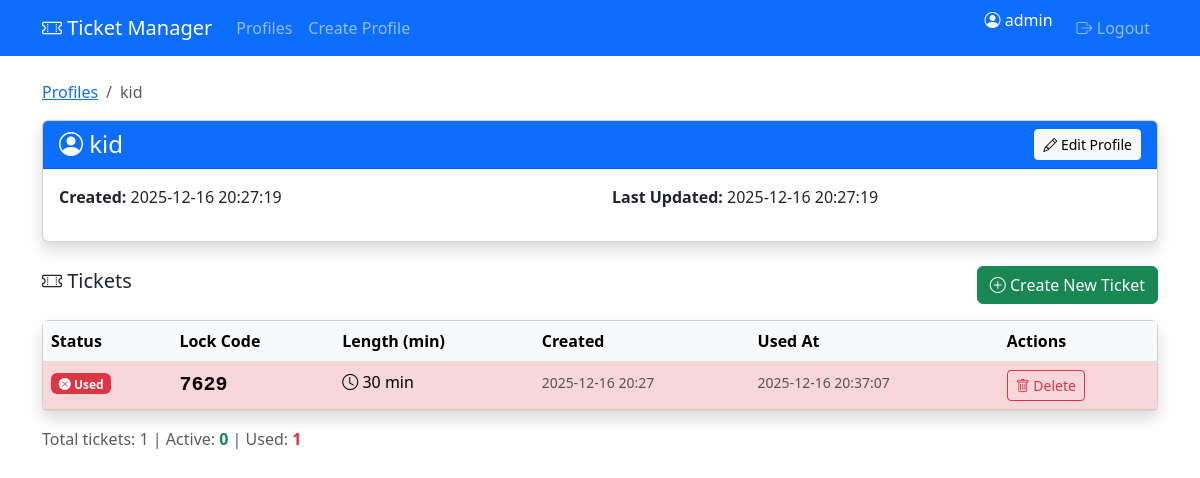
Before: /profiles/view/1 (signed in) with the older database file.
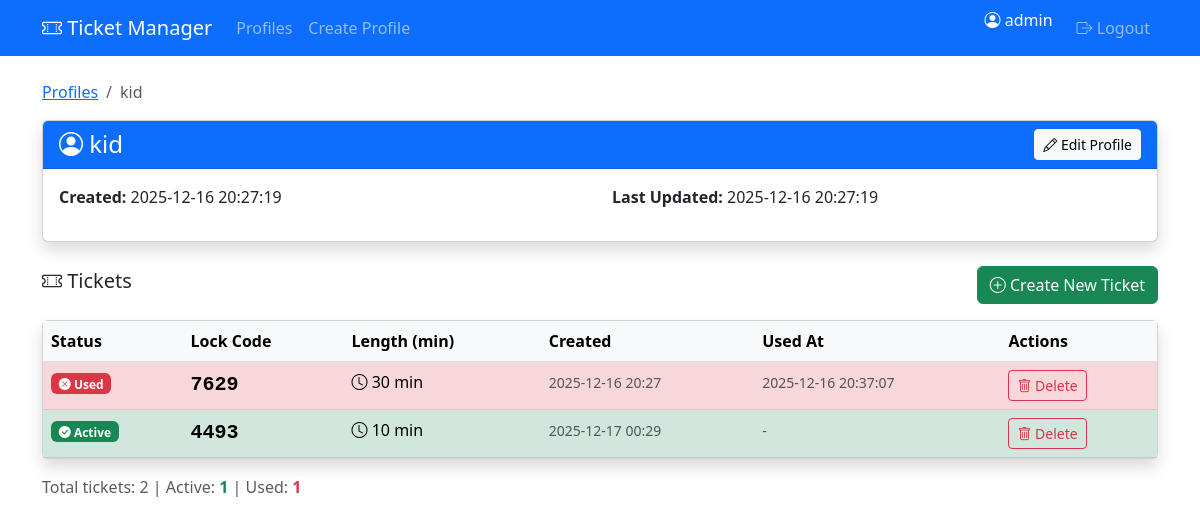
After: the same page with the newer database file.
### models.py (models this page shows, shortened)
class Profile(db.Model):
    __tablename__ = 'profiles'
    id = db.Column(db.Integer, primary_key=True)
    name = db.Column(db.String(100), unique=True, nullable=False)
    created_at = db.Column(db.DateTime, default=datetime.utcnow)
    updated_at = db.Column(db.DateTime, default=datetime.utcnow, onupdate=datetime.utcnow)
    tickets = db.relationship('Ticket', backref='profile', lazy=True, cascade='all, delete-orphan')

class Ticket(db.Model):
    __tablename__ = 'tickets'
    id = db.Column(db.Integer, primary_key=True)
    profile_id = db.Column(db.Integer, db.ForeignKey('profiles.id'), nullable=False)
    lock_code = db.Column(db.String(4), nullable=False, unique=True)
    length = db.Column(db.Integer, nullable=False)  # in minutes
    is_active = db.Column(db.Boolean, default=True)  # Green when True, Red when False
    used_at = db.Column(db.DateTime, nullable=True)  # When the ticket was used
    created_at = db.Column(db.DateTime, default=datetime.utcnow)

### controllers.py (the view)
@profile_bp.route('/view/<int:id>')
@login_required
def view_profile(id):
    profile = Profile.query.get_or_404(id)
    return render_template('profile_detail.html', profile=profile)

### controllers.py (called while the page is built)
def login_required(f):
    @wraps(f)
    def decorated_function(*args, **kwargs):
        if 'admin_id' not in session:
            flash('Please log in to access this page.', 'warning')
            return redirect(url_for('auth.login'))
        return f(*args, **kwargs)
    return decorated_function

### templates/profile_detail.html (shortened to what this page needs)
{% extends "base.html" %}
{% block content %}
<div class="row">
    <div class="col-12">
        <nav aria-label="breadcrumb">
            <ol class="breadcrumb">
                <li class="breadcrumb-item"><a href="{{ url_for('profile.list_profiles') }}">Profiles</a></li>
                <li class="breadcrumb-item active">{{ profile.name }}</li>
            </ol>
        </nav>
        <div class="card shadow mb-4">
            <div class="card-header bg-primary text-white">
                <div class="d-flex justify-content-between align-items-center">
                    <h4 class="mb-0">
                        <i class="bi bi-person-circle"></i> {{ profile.name }}
                    </h4>
                    <div>
                        <a href="{{ url_for('profile.edit_profile', id=profile.id) }}"
                           class="btn btn-light btn-sm">
                            <i class="bi bi-pencil"></i> Edit Profile
                        </a>
                    </div>
                </div>
            </div>
            <div class="card-body">
                <div class="row">
                    <div class="col-md-6">
                        <p><strong>Created:</strong> {{ profile.created_at.strftime('%Y-%m-%d %H:%M:%S') }}</p>
                    </div>
                    <div class="col-md-6">
                        <p><strong>Last Updated:</strong> {{ profile.updated_at.strftime('%Y-%m-%d %H:%M:%S') }}</p>
                    </div>
                </div>
            </div>
        </div>
        <div class="d-flex justify-content-between align-items-center mb-3">
            <h5><i class="bi bi-ticket-perforated"></i> Tickets</h5>
            <a href="{{ url_for('ticket.create_ticket', profile_id=profile.id) }}"
               class="btn btn-success">
                <i class="bi bi-plus-circle"></i> Create New Ticket
            </a>
        </div>
        {% if profile.tickets %}
        <div class="card shadow">
            <div class="card-body p-0">
                <div class="table-responsive">
                    <table class="table table-hover mb-0">
                        <thead class="table-light">
                            <tr>
                                <th>Status</th>
                                <th>Lock Code</th>
                                <th>Length (min)</th>
                                <th>Created</th>
                                <th>Used At</th>
                                <th>Actions</th>
                            </tr>
                        </thead>
                        <tbody>
                            {% for ticket in profile.tickets %}
                            <tr class="{% if ticket.is_active %}table-success{% else %}table-danger{% endif %}">
                                <td>
                                    {% if ticket.is_active %}
                                        <span class="badge bg-success">
                                            <i class="bi bi-check-circle-fill"></i> Active
                                        </span>
                                    {% else %}
                                        <span class="badge bg-danger">
                                            <i class="bi bi-x-circle-fill"></i> Used
                                        </span>
                                    {% endif %}
                                </td>
                                <td>
                                    <strong class="font-monospace fs-5">{{ ticket.lock_code }}</strong>
                                </td>
                                <td>
                                    <i class="bi bi-clock"></i> {{ ticket.length }} min
                                </td>
                                <td>
                                    <small class="text-muted">{{ ticket.created_at.strftime('%Y-%m-%d %H:%M') }}</small>
                                </td>
                                <td>
                                    {% if ticket.used_at %}
                                        <small class="text-muted">{{ ticket.used_at.strftime('%Y-%m-%d %H:%M:%S') }}</small>
                                    {% else %}
                                        <small class="text-muted">-</small>
                                    {% endif %}
                                </td>
                                <td>
                                    <button type="button"
                                            class="btn btn-sm btn-outline-danger"
                                            data-bs-toggle="modal"
                                            data-bs-target="#deleteTicketModal{{ ticket.id }}">
                                        <i class="bi bi-trash"></i> Delete
                                    </button>
                                </td>
                            </tr>
                            {% endfor %}
                        </tbody>
                    </table>
                </div>
            </div>
        </div>
        <div class="mt-3">
            <p class="text-muted">
                Total tickets: {{ profile.tickets|length }}
                | Active: <span class="text-success fw-bold">{{ profile.tickets|selectattr('is_active')|list|length }}</span>
                | Used: <span class="text-danger fw-bold">{{ profile.tickets|rejectattr('is_active')|list|length }}</span>
            </p>
        </div>
        {% else %}
        <div class="alert alert-info">
            <i class="bi bi-info-circle"></i> No tickets found for this profile.
            <a href="{{ url_for('ticket.create_ticket', profile_id=profile.id) }}" class="alert-link">Create your first ticket</a>.
        </div>
        {% endif %}
    </div>
</div>
{% endblock %}

### templates/base.html (shortened to what this page needs)
<!DOCTYPE html>
<html lang="en">
<head>
    <link href="https://cdn.jsdelivr.net/npm/bootstrap@5.3.0/dist/css/bootstrap.min.css" rel="stylesheet">
    <link rel="stylesheet" href="https://cdn.jsdelivr.net/npm/bootstrap-icons@1.10.0/font/bootstrap-icons.css">
</head>
<body>
    {% if session.admin_id %}
    <nav class="navbar navbar-expand-lg navbar-dark bg-primary">
        <div class="container">
            <a class="navbar-brand" href="{{ url_for('profile.list_profiles') }}">
                <i class="bi bi-ticket-perforated"></i> Ticket Manager
            </a>
            <div class="collapse navbar-collapse" id="navbarNav">
                <ul class="navbar-nav me-auto">
                    <li class="nav-item">
                        <a class="nav-link" href="{{ url_for('profile.list_profiles') }}">Profiles</a>
                    </li>
                    <li class="nav-item">
                        <a class="nav-link" href="{{ url_for('profile.create_profile') }}">Create Profile</a>
                    </li>
                </ul>
                <ul class="navbar-nav">
                    <li class="nav-item">
                        <span class="navbar-text text-white me-3">
                            <i class="bi bi-person-circle"></i> {{ session.username }}
                        </span>
                    </li>
                    <li class="nav-item">
                        <a class="nav-link" href="{{ url_for('auth.logout') }}">
                            <i class="bi bi-box-arrow-right"></i> Logout
                        </a>
                    </li>
                </ul>
            </div>
        </div>
    </nav>
    {% endif %}
    <div class="container mt-4">
        {% block content %}{% endblock %}
    </div>
</body>
</html>

Changed rows visible on the page:
added Ticket: is_active True (drawn), lock_code "4493", length "10", created_at "2025-12-17 00:29"
Other visible differences:
{{ profile.tickets|length }}: "1" → "2"
{{ profile.tickets|selectattr('is_active')|list|length }}: "0" → "1"
